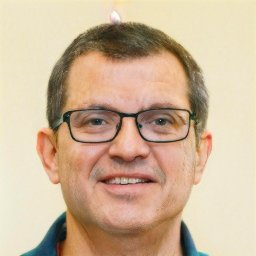
#> input picture accuracy_test/100_ai/diffusion_fake_001051.jpg, 256 x 256 px
$ python -i watermark.py   (imports and definitions only)   (older library calls are emulated)
#> lines starting #> are read from the running program, lines starting #| are printed output that depends on the picture; after the words box and inside, x2 and y2 are one past the last pixel; in counts of white or black regions, pixels touching at a corner belong together
"""Watermark detection module: identifies visible logos/badges, AI generator stamps, and digital frequency watermarks."""

from __future__ import annotations

import logging
from pathlib import Path
from typing import Any
import numpy as np
import cv2
from PIL import Image

logger = logging.getLogger(__name__)


# [54 lines left out: function _detect_dalle_watermark, not called in this run]


def _detect_corner_badges(img_rgb: np.ndarray) -> dict[str, Any] | None:
    """
    Detect genuine high-contrast logo badges or platform stamps in corners.
    Requires distinct artificial glyph/text contours, high sharpness, and high edge concentration.
    """
    h, w, _ = img_rgb.shape
#> h = 256; w = 256
    gray = cv2.cvtColor(img_rgb, cv2.COLOR_RGB2GRAY)
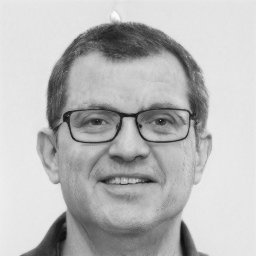
#> gray: shape (256, 256); min 12, max 253, mean 185.5

    corners = {
        "bottom-right corner": (int(h * 0.90), h, int(w * 0.85), w),
        "bottom-left corner": (int(h * 0.90), h, 0, int(w * 0.15)),
        "top-right corner": (0, int(h * 0.10), int(w * 0.85), w),
        "top-left corner": (0, int(h * 0.10), 0, int(w * 0.15)),
    }

    full_edges = cv2.Canny(gray, 80, 200)
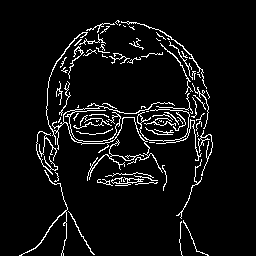
#> full_edges: shape (256, 256); 6% white in thin lines or dots, all inside (x1, y1, x2, y2) = (19, 20, 213, 256)
    baseline_density = float(np.mean(full_edges > 0))
#> baseline_density = 0.06

    best_badge = None
    max_score = 0.0

    for loc_name, (y1, y2, x1, x2) in corners.items():
        crop_gray = gray[y1:y2, x1:x2]
        ch, cw = crop_gray.shape
        if ch < 20 or cw < 20:
            continue

        crop_edges = full_edges[y1:y2, x1:x2]
        corner_density = float(np.mean(crop_edges > 0))

        # Real logo badges have strong, dense edge strokes (text or icons)
        if corner_density < 0.25:
            continue

        # Contrast ratio against the whole image must be significantly higher
        contrast_ratio = (corner_density + 1e-4) / (baseline_density + 1e-4)
        if contrast_ratio < 4.0:
            continue

        thresh = cv2.adaptiveThreshold(crop_gray, 255, cv2.ADAPTIVE_THRESH_GAUSSIAN_C, cv2.THRESH_BINARY_INV, 11, 4)
        contours, _ = cv2.findContours(thresh, cv2.RETR_EXTERNAL, cv2.CHAIN_APPROX_SIMPLE)

        for c in contours:
            bx, by, bw, bh = cv2.boundingRect(c)
            area = bw * bh
            corner_area = ch * cw
            rel_area = area / float(corner_area)
            aspect = bw / float(bh) if bh > 0 else 0

            # Badges typically have specific compact rectangular/square aspect ratios
            if 0.08 <= rel_area <= 0.50 and 0.8 <= aspect <= 4.0 and bw > 25 and bh > 15:
                # Check for high internal gradient variance (sharp artificial lines vs soft natural textures)
                patch = crop_gray[by:by + bh, bx:bx + bw]
                grad_x = cv2.Sobel(patch, cv2.CV_32F, 1, 0, ksize=3)
                grad_y = cv2.Sobel(patch, cv2.CV_32F, 0, 1, ksize=3)
                grad_mag = np.sqrt(grad_x ** 2 + grad_y ** 2)
                mean_grad = float(np.mean(grad_mag))

                # Real logos have high gradient contrast (> 45.0)
                if mean_grad > 45.0:
                    score = min(0.85 + (contrast_ratio - 4.0) * 0.03, 0.96)
                    if score > max_score and score >= 0.88:
                        max_score = score
                        best_badge = {
                            "type": "VISIBLE_LOGO_BADGE",
                            "subtype": "Corner Stamp / Logo",
                            "confidence": round(score, 3),
                            "box": [x1 + bx, y1 + by, x1 + bx + bw, y1 + by + bh],
                            "location": loc_name,
                        }
#> this loop made 4 passes
#> corner_density on passes 1 to 4: 0, 0.0273, 0, 0
#> pass 2, in _detect_corner_badges, `crop_gray = gray[y1:y2, x1:x2]`:
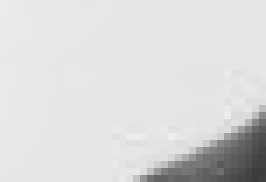
#> crop_gray: shape (26, 38) (shown 7 times larger); min 60, max 238, mean 218.1
#> pass 2, in _detect_corner_badges, `crop_edges = full_edges[y1:y2, x1:x2]`:
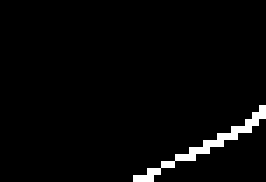
#> crop_edges: shape (26, 38) (shown 7 times larger); 2.7% white in thin lines or dots, all inside (x1, y1, x2, y2) = (19, 15, 38, 26)
#> after the loop, max_score = 0

    return best_badge


# [212 lines left out: functions _detect_semi_transparent_watermark, _detect_frequency_watermark, analyze_watermark, not called in this run]

>>> import cv2
>>> picture = cv2.cvtColor(cv2.imread('../../../../accuracy_test/100_ai/diffusion_fake_001051.jpg'), cv2.COLOR_BGR2RGB)
>>> result = _detect_corner_badges(picture)

$ run again, on accuracy_test/100_ai/diffusion_fake_001832.jpg
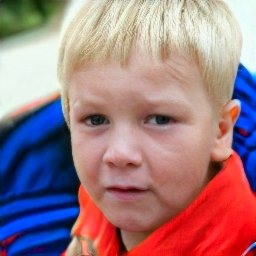
#> input picture accuracy_test/100_ai/diffusion_fake_001832.jpg, 256 x 256 px
#> in _detect_corner_badges, `full_edges = cv2.Canny(gray, 80, 200)`:
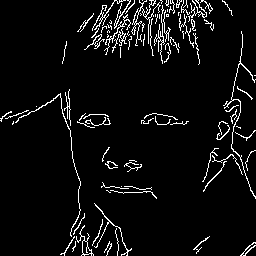
#> full_edges: shape (256, 256); 5.5% white in thin lines or dots
#> baseline_density = 0.0548
#> the loop in _detect_corner_badges, `for loc_name, (y1, y2, x1, x2) in corners.items():` made 4 passes
#> corner_density on passes 1 to 4: 0.0493, 0, 0.0236, 0
#> after the loop in _detect_corner_badges, `for loc_name, (y1, y2, x1, x2) in corners.items():`:
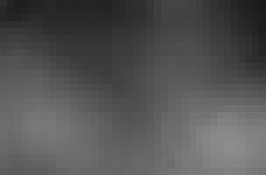
#> crop_gray: shape (25, 38) (shown 7 times larger); min 25, max 140, mean 83.8
#> after the loop in _detect_corner_badges, `for loc_name, (y1, y2, x1, x2) in corners.items():`: max_score = 0

$ run again, on accuracy_test/100_ai/diffusion_fake_002168.jpg
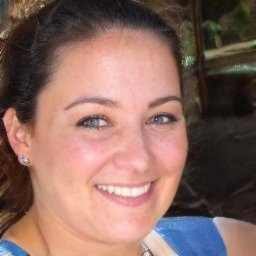
#> input picture accuracy_test/100_ai/diffusion_fake_002168.jpg, 256 x 256 px
#> in _detect_corner_badges, `full_edges = cv2.Canny(gray, 80, 200)`:
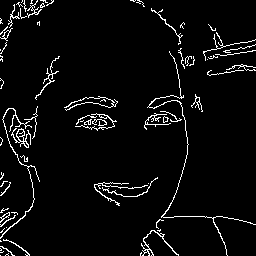
#> full_edges: shape (256, 256); 4.5% white in thin lines or dots
#> baseline_density = 0.0453
#> the loop in _detect_corner_badges, `for loc_name, (y1, y2, x1, x2) in corners.items():` made 4 passes
#> corner_density on passes 1 to 4: 0.0306, 0.109, 0, 0.175
#> after the loop in _detect_corner_badges, `for loc_name, (y1, y2, x1, x2) in corners.items():`:
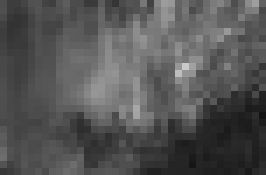
#> crop_gray: shape (25, 38) (shown 7 times larger); min 20, max 202, mean 84.5
#> after the loop in _detect_corner_badges, `for loc_name, (y1, y2, x1, x2) in corners.items():`: max_score = 0

$ run again, on accuracy_test/100_ai/diffusion_fake_002339.jpg
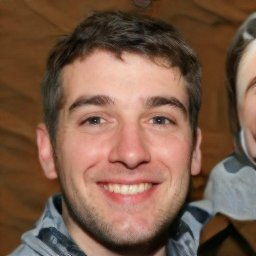
#> input picture accuracy_test/100_ai/diffusion_fake_002339.jpg, 256 x 256 px
#> in _detect_corner_badges, `full_edges = cv2.Canny(gray, 80, 200)`:
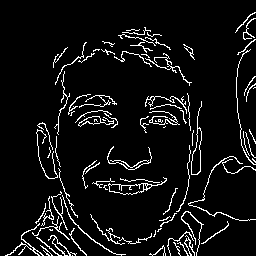
#> full_edges: shape (256, 256); 6.7% white in thin lines or dots
#> baseline_density = 0.067
#> the loop in _detect_corner_badges, `for loc_name, (y1, y2, x1, x2) in corners.items():` made 4 passes
#> corner_density on passes 1 to 4: 0.00888, 0.124, 0.0431, 0
#> after the loop in _detect_corner_badges, `for loc_name, (y1, y2, x1, x2) in corners.items():`:
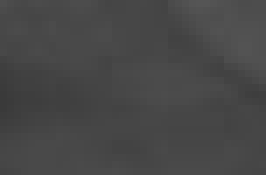
#> crop_gray: shape (25, 38) (shown 7 times larger); min 58, max 85, mean 71.1
#> after the loop in _detect_corner_badges, `for loc_name, (y1, y2, x1, x2) in corners.items():`: max_score = 0
